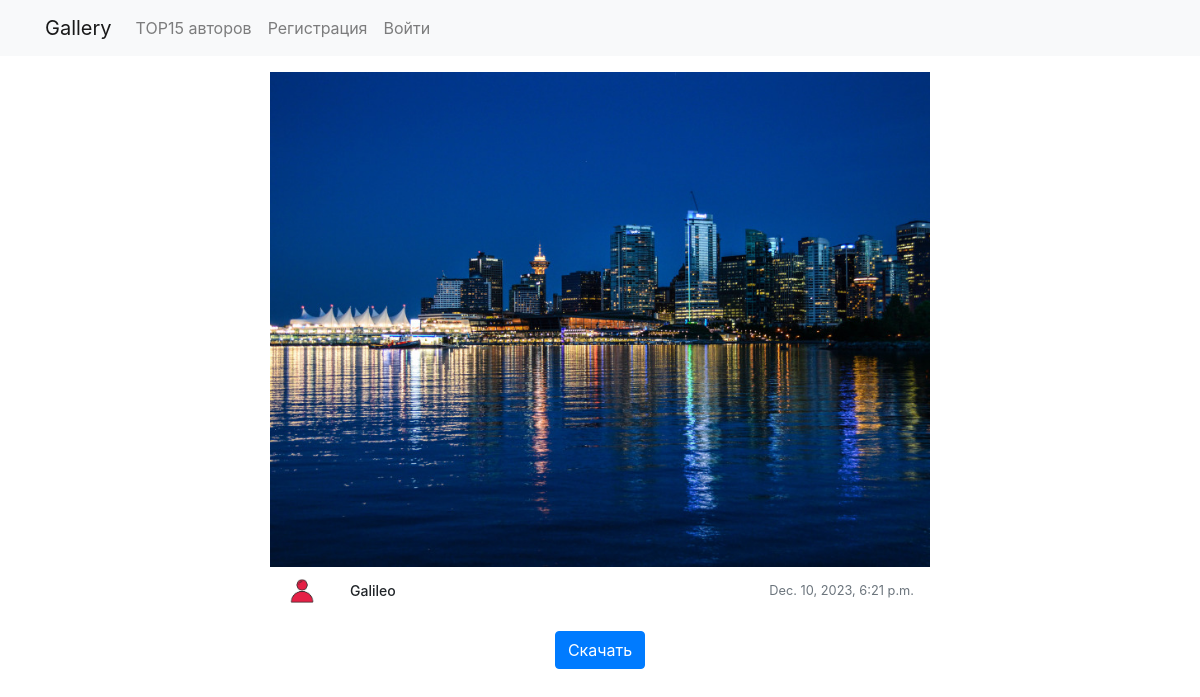
Screenshot of /image/6/ with the database file from the repository.
### cards/models.py (models this page shows, shortened)
class Picture(models.Model):
    categories = (
        ('nature', 'Nature'),
        ('city', 'City'),
        ('cars', 'Cars'),
        ('animals', 'Animals'),
        ('Hi-Tech', 'Hi-Tech'),
        ('sport', 'Sport'),
        ('cosmos', 'Cosmos'),
        ('science', 'Science'),
        ('minimalism', 'Minimalism'),
        ('new year', 'Новый год'),
    )
    author = models.ForeignKey(User, on_delete=models.SET_NULL, null=True)
    image = models.ImageField(upload_to='images/')
    title = models.CharField('Название', max_length=50, default='')
    rating = models.IntegerField('Rating')  # Рейтинг изображения
    downloads = models.IntegerField('Скачали')  # Количество скачиваний
    tags = models.ManyToManyField(to=Tag, blank=True)
    date = models.DateTimeField('Дата публикации', auto_now_add=True)
    category = models.CharField(choices=categories, max_length=30)
    class Meta:
        ordering = ['date', 'rating']

### users/models.py (models this page shows, shortened)
class Account(models.Model):
    user = models.OneToOneField(User, on_delete=models.CASCADE, primary_key=True)
    nickname = models.CharField(max_length=100)
    account_image = models.ImageField(default='default.jpg', upload_to='account_images')
    image = models.ImageField(upload_to='images/')

### cards/views.py (the view)
# urls.py: path('image/<int:image_id>/', views.image_detail, name='cards_image_detail'),
def image_detail(request, image_id):
    picture = get_object_or_404(Picture, pk=image_id)
    return render(request, 'cards/image_detail.html', {'picture': picture})

### cards/templates/cards/image_detail.html (shortened to what this page needs)
{% extends 'main/base.html' %}
{% load static %}
{% block content %}
<div class="row">
    <div class="col-md-12">
        <div class="custom-card position-relative">
            <div class="custom-card-body">
                <img src="{{ picture.image.url }}" alt="Image" class="img-fluid">
            </div>
            <div class="custom-card-footer d-flex justify-content-between align-items-center">
                <div class="d-flex align-items-center">
                    <img src="{{ picture.author.account.account_image.url }}" alt="Avatar Image" class="custom-avatar mr-2">
                    <h5 class="card-title mb-0 ml-4">{{ picture.author }}</h5>
                </div>
                <small class="text-muted">{{ picture.date }}</small>
            </div>
        </div>
        <div class="row mt-3">
            <div class="col text-center">
                <form method="post" action="{% url 'download_image' picture.id %}">
                    <button type="submit" class="btn btn-primary">Скачать</button>
                </form>
            </div>
        </div>
    </div>
</div>
{% endblock %}

### main/static/main/css/style.css (style rules this page uses)
body { margin: 0; padding: 0; }
.card-title { font-size: 14px; }
.custom-card { margin-bottom: 20px; max-width: 660px; margin: 0 auto; }
.custom-card img { max-width: 100%; }
.custom-card-footer { display: flex; justify-content: space-between; align-items: center; padding: 8px 16px; position: relative; }
.custom-avatar { width: 32px; height: 32px; object-fit: cover; border-radius: 50%; display: block; }

### rows the page displays
Picture: image (picture), author.account.account_image (placeholder picture), author "Galileo", date "Dec. 10, 2023, 6:21 p.m."
